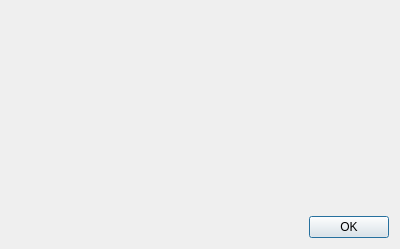
<?xml version="1.0" encoding="UTF-8"?>
<ui version="4.0">
 <class>ImportCameras</class>
 <widget class="QDialog" name="ImportCameras">
  <property name="geometry">
   <rect>
    <x>0</x>
    <y>0</y>
    <width>400</width>
    <height>249</height>
   </rect>
  </property>
  <property name="windowTitle">
   <string>Import cameras ...</string>
  </property>
  <layout class="QVBoxLayout" name="verticalLayout">
   <item>
    <spacer name="verticalSpacer">
     <property name="orientation">
      <enum>Qt::Vertical</enum>
     </property>
     <property name="sizeHint" stdset="0">
      <size>
       <width>20</width>
       <height>40</height>
      </size>
     </property>
    </spacer>
   </item>
   <item>
    <widget class="QDialogButtonBox" name="buttonBox">
     <property name="orientation">
      <enum>Qt::Horizontal</enum>
     </property>
     <property name="standardButtons">
      <set>QDialogButtonBox::Ok</set>
     </property>
    </widget>
   </item>
  </layout>
 </widget>
 <resources/>
 <connections>
  <connection>
   <sender>buttonBox</sender>
   <signal>accepted()</signal>
   <receiver>ImportCameras</receiver>
   <slot>accept()</slot>
   <hints>
    <hint type="sourcelabel">
     <x>248</x>
     <y>254</y>
    </hint>
    <hint type="destinationlabel">
     <x>157</x>
     <y>274</y>
    </hint>
   </hints>
  </connection>
  <connection>
   <sender>buttonBox</sender>
   <signal>rejected()</signal>
   <receiver>ImportCameras</receiver>
   <slot>reject()</slot>
   <hints>
    <hint type="sourcelabel">
     <x>316</x>
     <y>260</y>
    </hint>
    <hint type="destinationlabel">
     <x>286</x>
     <y>274</y>
    </hint>
   </hints>
  </connection>
 </connections>
</ui>
